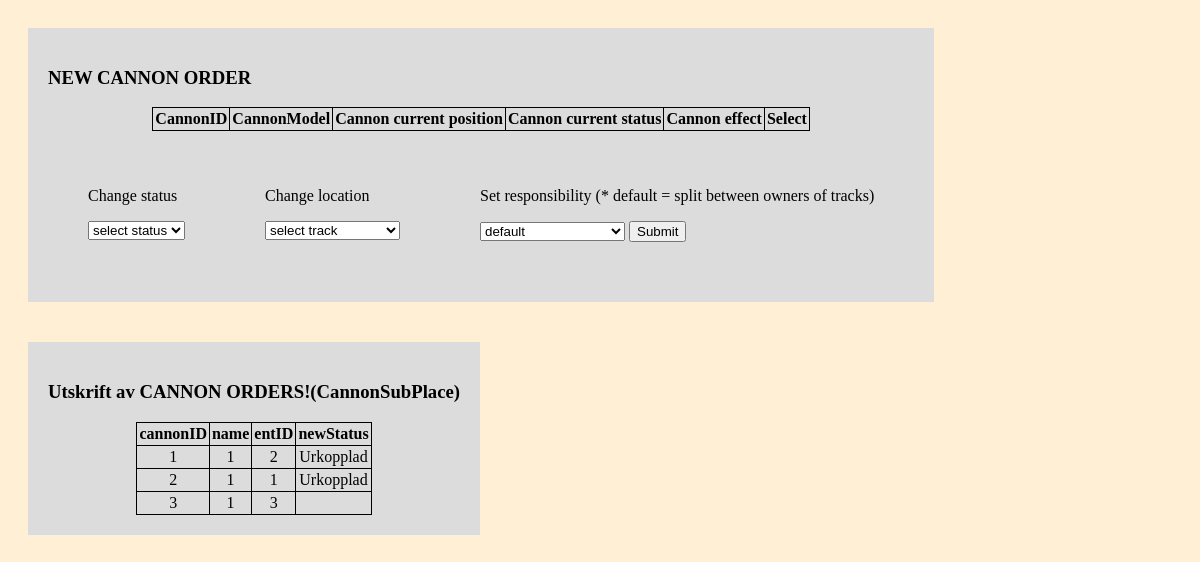
Screenshot of /phpFunc/cannonError.php with the database file from the repository.
### tables this page shows
create table CannonSubPlace (
orderID int not null auto_increment unique,
cannonID smallint,
name smallint,
skiID smallint,
entID smallint,
startStamp datetime,
endStamp datetime,
priority enum('low','medium','high','akut'),
newStatus enum('På','Av','Urkopplad','Trasig', 'Annat'),
info varchar(1024),
comment varchar(1024),
primary key (orderID),
foreign key (cannonID) references Cannon(cannonID)on delete cascade,
foreign key (name) references SubPlace(name)on delete cascade,
foreign key (skiID) references Ski(SkiID),
foreign key (entID) references Ent(entID)
);

### phpFunc/cannonError.php (the view, shortened to what this page needs)
<!DOCTYPE HTML>
<head>
<html>
</head>
<body>
<?php
include'connect.php';
?>
<div>
<h3>NEW CANNON ORDER</h3>
<table>
	<th>CannonID</th>
	<th>CannonModel</th>
	<th>Cannon current position</th>
	<th>Cannon current status</th>
	<th>Cannon effect</th>
	<th>Select </th>
</table>
	<div>
		<p>Change status</p>
    	<select id="selecten">
  	        <option value="as">select status</option>
        	</select>
		</div>
	<div>
   		<p>Change location</p>
        <select class='select1'>
        	<option id="select1"value="selected">select track</option>
        </select>
	</div>
	<div>
   		<p>Set responsibility (* default = split between owners of tracks)</p>
        <select class='select1'>
        	<option id="select1">default</option>
        </select>
 	<input type="submit" name="send">
	</div>
</div>
<div>
	<h3>Utskrift av CANNON ORDERS!(CannonSubPlace)</h3>
    <table>
	    <?php
		        echo "<th>cannonID</th>";
		        echo "<th>name</th>";
		        echo "<th>entID</th>";
		        echo "<th>newStatus</th>";
		      foreach($pdo->query( 'select * from CannonSubPlace;' ) as $row){
		        echo "<tr>";
		        echo "<td>".$row['cannonID']."</td>";
		        echo "<td>".$row['name']."</td>";
		        echo "<td>".$row['entID']."</td>";
		        echo "<td>".$row['newStatus']."</td>";
		        echo "</tr>";
	      }
	    ?>
    </table>
</div>
</body>
</html>

### phpFunc/cannonError.php (style rules this page uses)
body { background-color: papayawhip; }
div { display: block; float: left; background-color: gainsboro; margin: 20px; padding: 20px; }
table, td, th { border:1px solid; text-align: center; margin: auto; border-collapse: collapse; padding:2px; }

### rows the page displays
cannonsubplace: cannonID "1", name "1", entID "2", newStatus "Urkopplad"
cannonsubplace: cannonID "2", name "1", entID "1", newStatus "Urkopplad"
cannonsubplace: cannonID "3", name "1", entID "3"
